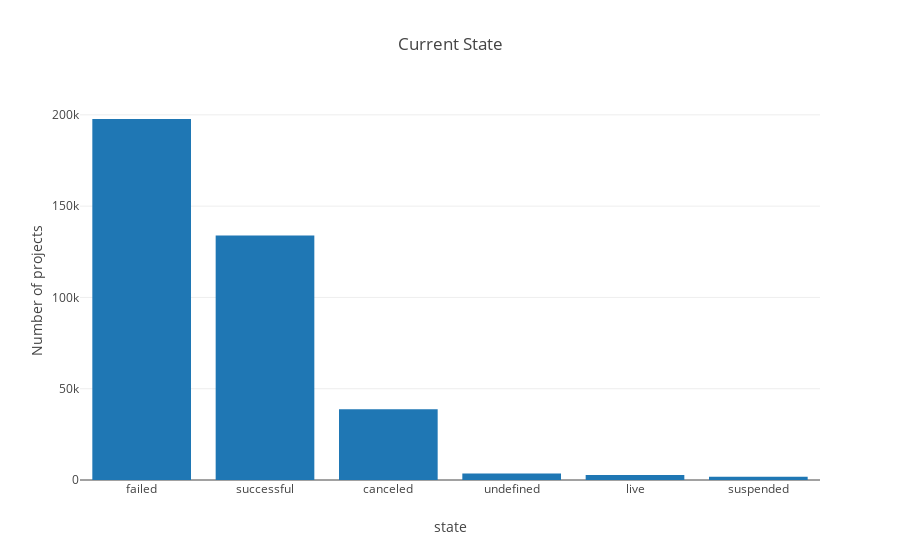

The code cell stored with this chart in its notebook:
### Code cell
state = startups.state.value_counts()

state_bar = go.Bar(x=state.index, y=state)
layout = dict(title = 'Current State',
              xaxis = dict(title = 'state'),
              yaxis = dict(title = 'Number of projects'))

py.iplot(dict(data=[state_bar], layout=layout))

### Figure 1 — Plotly figure (JSON) as saved in the notebook; plotly's stock layout.template omitted (floating-point values rounded to 4 significant figures)
{"data": [{"type": "bar", "x": ["failed", "successful", "canceled", "undefined", "live", "suspended"], "y": [197719, 133956, 38779, 3562, 2799, 1846]}], "layout": {"title": "Current State", "xaxis": {"title": "state"}, "yaxis": {"title": "Number of projects"}}}
